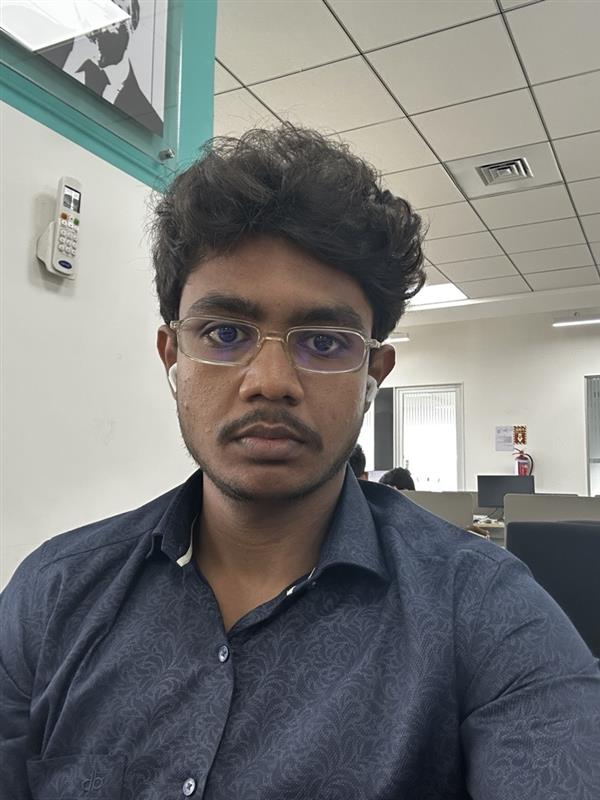
#> input picture Image (13).jpg, 600 x 800 px, given in place of the camera
$ python Test15.py
#> lines starting #> are read from the running program, lines starting #| are printed output that depends on the picture
import cv2
import numpy as np

# Function to simulate an image placed on a curved surface (projection onto windscreen)
def simulate_windscreen_projection(image, dst_points):
    # Get image dimensions
    h, w = image.shape[:2]

    # Define the source points (image corners)
    src_points = np.float32([[0, 0], [w-1, 0], [w-1, h-1], [0, h-1]])

    # Calculate the perspective transformation matrix (simulate projection onto windscreen)
    M = cv2.getPerspectiveTransform(src_points, dst_points)

    # Apply the perspective warp (pre-warp the image)
    warped_image = cv2.warpPerspective(image, M, (w, h))

    return warped_image, M

# Open the webcam feed (0 for default webcam)
video_input = cv2.VideoCapture(0)

if not video_input.isOpened():
    print("Error: Could not open webcam.")
else:
    # Set the resolution to 2K (1920x1080)
    video_input.set(cv2.CAP_PROP_FRAME_WIDTH, 1920)  # Set the width
    video_input.set(cv2.CAP_PROP_FRAME_HEIGHT, 1080)  # Set the height

    # Load the face and eye cascades for detection
    face_cascade = cv2.CascadeClassifier(cv2.data.haarcascades + 'haarcascade_frontalface_default.xml')
    eye_cascade = cv2.CascadeClassifier(cv2.data.haarcascades + 'haarcascade_eye.xml')

    # Get video properties
    fps = video_input.get(cv2.CAP_PROP_FPS)
    frame_width = int(video_input.get(cv2.CAP_PROP_FRAME_WIDTH))
    frame_height = int(video_input.get(cv2.CAP_PROP_FRAME_HEIGHT))

    # Define the output video writer (optional: save webcam feed as a video)
    fourcc = cv2.VideoWriter_fourcc(*'XVID')
    video_output = cv2.VideoWriter('output_video.avi', fourcc, fps, (frame_width, frame_height))

    while True:
        # Read the next frame from the webcam feed
        ret, frame = video_input.read()
#> frame is the input picture: shape (800, 600, 3); mean B, G, R 121.9, 122.9, 122.6

        if not ret:
            break  # Exit the loop if there are no more frames

        # Convert the frame to grayscale for face and eye detection
        gray = cv2.cvtColor(frame, cv2.COLOR_BGR2GRAY)
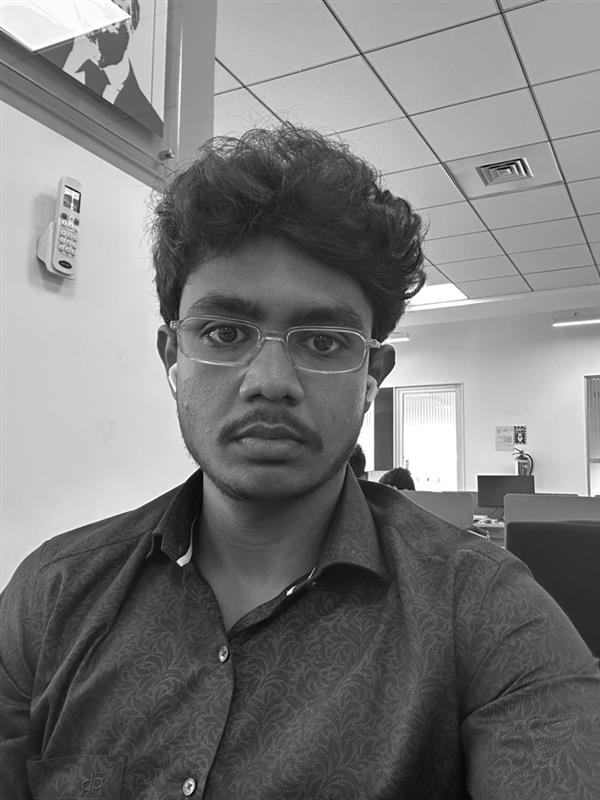
#> gray: shape (800, 600); min 0, max 255, mean 122.7

        # Detect faces
        faces = face_cascade.detectMultiScale(gray, 1.3, 5)
#> faces = [[140, 231, 260, 260]]

        for (x, y, w, h) in faces:
            # Detect eyes within the face region
            roi_gray = gray[y:y+h, x:x+w]
            eyes = eye_cascade.detectMultiScale(roi_gray)

            if len(eyes) > 0:
                # We take the first detected eye (or you can adjust if multiple eyes are detected)
                ex, ey, ew, eh = eyes[0]

                # Calculate the vertical center of the eye box
                eye_center_y = ey + eh // 2

                # Adjust the hardcoded corner coordinates based on the vertical position of the eye
                offset_y = (eye_center_y - h // 2) * 0.5  # Adjust this multiplier for more/less effect

                # Hardcoded base coordinates for the windscreen corners
                x1, y1 = 80, 0  # Top-left corner
                x2, y2 = 1200, 0  # Top-right corner
                x3, y3 = 1280, 720  # Bottom-right corner
                x4, y4 = 0, 720   # Bottom-left corner

                # Adjust the corners based on eye movement
                y1 += offset_y
                y2 += offset_y
                y3 += offset_y
                y4 += offset_y

                # Define the destination points (the corners that will be moved as per the adjusted values)
                dst_points = np.float32([
                    [x1, y1],  # Top-left corner
                    [x2, y2],  # Top-right corner
                    [x3, y3],  # Bottom-right corner
                    [x4, y4]   # Bottom-left corner
                ])

                # Simulate the image projected onto the curved surface (windscreen effect)
                warped_frame, M = simulate_windscreen_projection(frame, dst_points)

                # Write the warped frame to the output video (optional)
                video_output.write(warped_frame)

                # Optionally, show the results (you can disable this to just save the video)
                cv2.imshow("Curved Surface Simulation (Windscreen-like)", warped_frame)
#> this loop made 1 pass
#> (x, y, ex, ey, ew, eh) on pass 1: (140, 231, 55, 75, 53, 53)
#> pass 1, `roi_gray = gray[y:y+h, x:x+w]`:
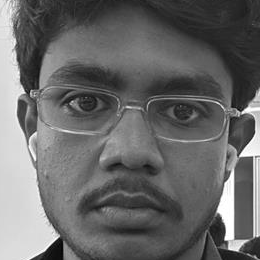
#> roi_gray: shape (260, 260); min 2, max 255, mean 104.7
#> pass 1, in simulate_windscreen_projection, `warped_image = cv2.warpPerspective(image, M, (w, h))`:
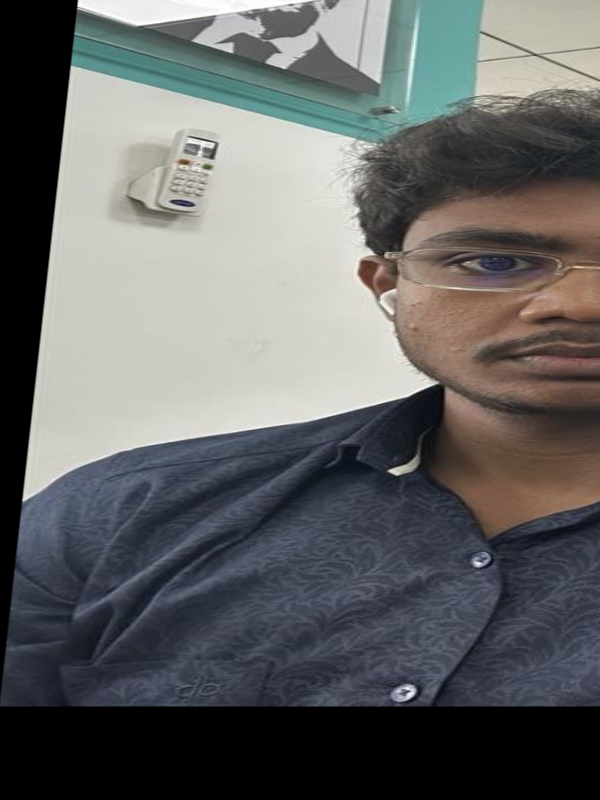
#> warped_image: shape (800, 600, 3); mean B, G, R 100.3, 100.3, 99.4

        # Press 'q' to exit the video preview
        if cv2.waitKey(1) & 0xFF == ord('q'):
#> (key q is pressed here)
            break

    # Release resources
    video_input.release()
    video_output.release()
    cv2.destroyAllWindows()
